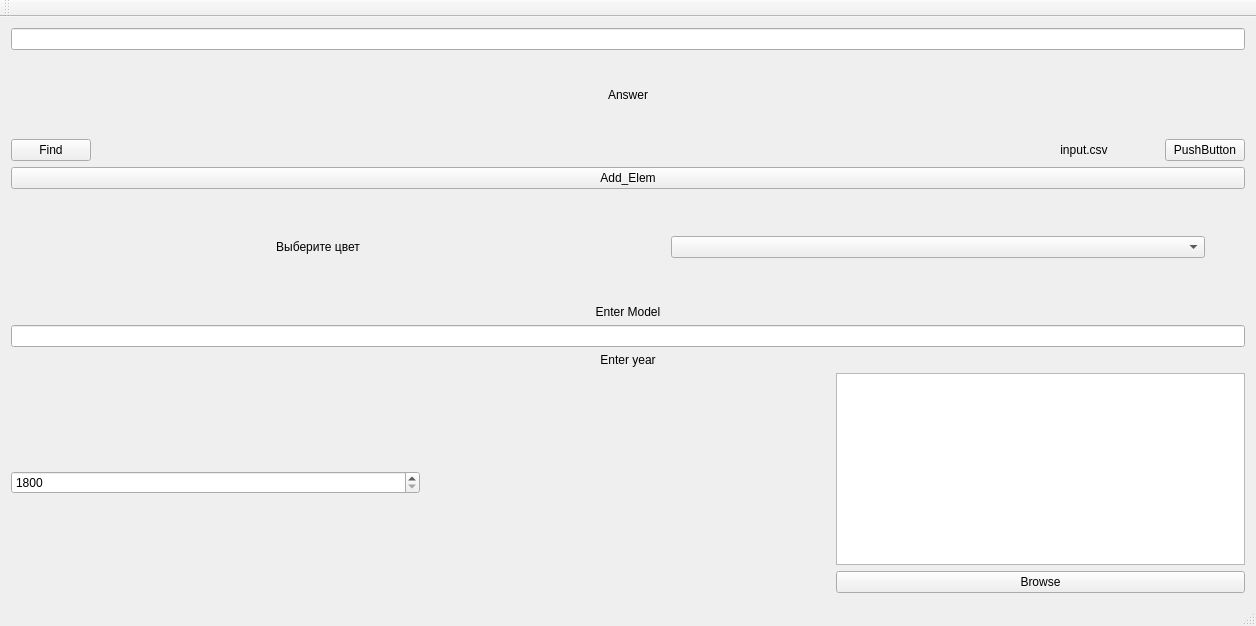
<?xml version="1.0" encoding="UTF-8"?>
<ui version="4.0">
 <class>MainWindow</class>
 <widget class="QMainWindow" name="MainWindow">
  <property name="geometry">
   <rect>
    <x>0</x>
    <y>0</y>
    <width>1256</width>
    <height>626</height>
   </rect>
  </property>
  <property name="windowTitle">
   <string>MainWindow</string>
  </property>
  <widget class="QWidget" name="centralWidget">
   <layout class="QVBoxLayout" name="verticalLayout">
    <item>
     <layout class="QGridLayout" name="gridLayout">
      <item row="0" column="0">
       <widget class="QLineEdit" name="lineEdit_find_data"/>
      </item>
      <item row="1" column="0">
       <widget class="QLabel" name="label_find_data">
        <property name="text">
         <string>Answer</string>
        </property>
        <property name="alignment">
         <set>Qt::AlignCenter</set>
        </property>
       </widget>
      </item>
      <item row="2" column="0">
       <layout class="QHBoxLayout" name="horizontalLayout_find">
        <item>
         <widget class="QPushButton" name="pushButton_find">
          <property name="text">
           <string>Find</string>
          </property>
         </widget>
        </item>
        <item>
         <spacer name="horizontalSpacer_find">
          <property name="orientation">
           <enum>Qt::Horizontal</enum>
          </property>
          <property name="sizeHint" stdset="0">
           <size>
            <width>40</width>
            <height>20</height>
           </size>
          </property>
         </spacer>
        </item>
        <item>
         <widget class="QLabel" name="label">
          <property name="minimumSize">
           <size>
            <width>150</width>
            <height>0</height>
           </size>
          </property>
          <property name="text">
           <string>input.csv</string>
          </property>
          <property name="alignment">
           <set>Qt::AlignCenter</set>
          </property>
         </widget>
        </item>
        <item>
         <widget class="QPushButton" name="pushButton_Filename_Choose">
          <property name="text">
           <string>PushButton</string>
          </property>
         </widget>
        </item>
       </layout>
      </item>
     </layout>
    </item>
    <item>
     <layout class="QGridLayout" name="gridLayout_3d_lab">
      <item row="0" column="0">
       <widget class="QPushButton" name="pushButton_write">
        <property name="contextMenuPolicy">
         <enum>Qt::NoContextMenu</enum>
        </property>
        <property name="text">
         <string>Add_Elem</string>
        </property>
       </widget>
      </item>
      <item row="1" column="0">
       <layout class="QGridLayout" name="gridLayout_choose_color">
        <item row="1" column="1">
         <layout class="QGridLayout" name="gridLayout_3">
          <item row="1" column="1">
           <widget class="QComboBox" name="comboBox_car_color"/>
          </item>
          <item row="0" column="1">
           <spacer name="verticalSpacer">
            <property name="orientation">
             <enum>Qt::Vertical</enum>
            </property>
            <property name="sizeType">
             <enum>QSizePolicy::Preferred</enum>
            </property>
            <property name="sizeHint" stdset="0">
             <size>
              <width>20</width>
              <height>40</height>
             </size>
            </property>
           </spacer>
          </item>
          <item row="1" column="2">
           <spacer name="horizontalSpacer_2">
            <property name="orientation">
             <enum>Qt::Horizontal</enum>
            </property>
            <property name="sizeType">
             <enum>QSizePolicy::Preferred</enum>
            </property>
            <property name="sizeHint" stdset="0">
             <size>
              <width>40</width>
              <height>20</height>
             </size>
            </property>
           </spacer>
          </item>
          <item row="2" column="1">
           <spacer name="verticalSpacer_2">
            <property name="orientation">
             <enum>Qt::Vertical</enum>
            </property>
            <property name="sizeType">
             <enum>QSizePolicy::Preferred</enum>
            </property>
            <property name="sizeHint" stdset="0">
             <size>
              <width>20</width>
              <height>40</height>
             </size>
            </property>
           </spacer>
          </item>
          <item row="1" column="0">
           <spacer name="horizontalSpacer">
            <property name="orientation">
             <enum>Qt::Horizontal</enum>
            </property>
            <property name="sizeType">
             <enum>QSizePolicy::Preferred</enum>
            </property>
            <property name="sizeHint" stdset="0">
             <size>
              <width>40</width>
              <height>20</height>
             </size>
            </property>
           </spacer>
          </item>
         </layout>
        </item>
        <item row="1" column="0">
         <widget class="QLabel" name="label_cb_color">
          <property name="sizePolicy">
           <sizepolicy hsizetype="Preferred" vsizetype="Minimum">
            <horstretch>0</horstretch>
            <verstretch>0</verstretch>
           </sizepolicy>
          </property>
          <property name="text">
           <string>Выберите цвет</string>
          </property>
          <property name="alignment">
           <set>Qt::AlignCenter</set>
          </property>
         </widget>
        </item>
       </layout>
      </item>
     </layout>
    </item>
    <item>
     <layout class="QVBoxLayout" name="verticalLayout_enter_data">
      <item>
       <widget class="QLabel" name="label_car_model">
        <property name="text">
         <string>Enter Model</string>
        </property>
        <property name="alignment">
         <set>Qt::AlignCenter</set>
        </property>
       </widget>
      </item>
      <item>
       <widget class="QLineEdit" name="lineEdit_car_model"/>
      </item>
      <item>
       <widget class="QLabel" name="label_car_year">
        <property name="text">
         <string>Enter year</string>
        </property>
        <property name="alignment">
         <set>Qt::AlignCenter</set>
        </property>
       </widget>
      </item>
      <item>
       <layout class="QHBoxLayout" name="horizontalLayout">
        <item>
         <widget class="QSpinBox" name="spinBox_car_year">
          <property name="sizePolicy">
           <sizepolicy hsizetype="MinimumExpanding" vsizetype="Fixed">
            <horstretch>0</horstretch>
            <verstretch>0</verstretch>
           </sizepolicy>
          </property>
          <property name="minimum">
           <number>1800</number>
          </property>
          <property name="maximum">
           <number>2021</number>
          </property>
         </widget>
        </item>
        <item>
         <spacer name="horizontalSpacer_3">
          <property name="orientation">
           <enum>Qt::Horizontal</enum>
          </property>
          <property name="sizeHint" stdset="0">
           <size>
            <width>40</width>
            <height>20</height>
           </size>
          </property>
         </spacer>
        </item>
        <item>
         <layout class="QVBoxLayout" name="verticalLayout_2">
          <item>
           <widget class="ErrBrowser" name="errBrowser">
            <property name="enabled">
             <bool>true</bool>
            </property>
            <property name="sizePolicy">
             <sizepolicy hsizetype="Expanding" vsizetype="Minimum">
              <horstretch>0</horstretch>
              <verstretch>0</verstretch>
             </sizepolicy>
            </property>
            <property name="minimumSize">
             <size>
              <width>0</width>
              <height>50</height>
             </size>
            </property>
            <property name="palette">
             <palette>
              <active>
               <colorrole role="Text">
                <brush brushstyle="SolidPattern">
                 <color alpha="255">
                  <red>0</red>
                  <green>0</green>
                  <blue>0</blue>
                 </color>
                </brush>
               </colorrole>
               <colorrole role="PlaceholderText">
                <brush brushstyle="NoBrush">
                 <color alpha="128">
                  <red>0</red>
                  <green>0</green>
                  <blue>0</blue>
                 </color>
                </brush>
               </colorrole>
              </active>
              <inactive>
               <colorrole role="Text">
                <brush brushstyle="SolidPattern">
                 <color alpha="255">
                  <red>0</red>
                  <green>0</green>
                  <blue>0</blue>
                 </color>
                </brush>
               </colorrole>
               <colorrole role="PlaceholderText">
                <brush brushstyle="NoBrush">
                 <color alpha="128">
                  <red>0</red>
                  <green>0</green>
                  <blue>0</blue>
                 </color>
                </brush>
               </colorrole>
              </inactive>
              <disabled>
               <colorrole role="Text">
                <brush brushstyle="SolidPattern">
                 <color alpha="255">
                  <red>120</red>
                  <green>120</green>
                  <blue>120</blue>
                 </color>
                </brush>
               </colorrole>
               <colorrole role="PlaceholderText">
                <brush brushstyle="NoBrush">
                 <color alpha="128">
                  <red>0</red>
                  <green>0</green>
                  <blue>0</blue>
                 </color>
                </brush>
               </colorrole>
              </disabled>
             </palette>
            </property>
            <property name="font">
             <font>
              <pointsize>14</pointsize>
              <weight>75</weight>
              <italic>true</italic>
              <bold>true</bold>
             </font>
            </property>
            <property name="cursor" stdset="0">
             <cursorShape>ForbiddenCursor</cursorShape>
            </property>
            <property name="autoFillBackground">
             <bool>false</bool>
            </property>
            <property name="openExternalLinks">
             <bool>false</bool>
            </property>
           </widget>
          </item>
          <item>
           <widget class="QPushButton" name="Button_Change_File">
            <property name="text">
             <string>Browse</string>
            </property>
           </widget>
          </item>
         </layout>
        </item>
       </layout>
      </item>
     </layout>
    </item>
   </layout>
  </widget>
  <widget class="QMenuBar" name="menuBar">
   <property name="geometry">
    <rect>
     <x>0</x>
     <y>0</y>
     <width>1256</width>
     <height>21</height>
    </rect>
   </property>
  </widget>
  <widget class="QToolBar" name="mainToolBar">
   <attribute name="toolBarArea">
    <enum>TopToolBarArea</enum>
   </attribute>
   <attribute name="toolBarBreak">
    <bool>false</bool>
   </attribute>
  </widget>
  <widget class="QStatusBar" name="statusBar"/>
 </widget>
 <layoutdefault spacing="6" margin="11"/>
 <customwidgets>
  <customwidget>
   <class>ErrBrowser</class>
   <extends>QTextBrowser</extends>
   <header>errbrowser.h</header>
  </customwidget>
 </customwidgets>
 <resources/>
 <connections/>
</ui>
